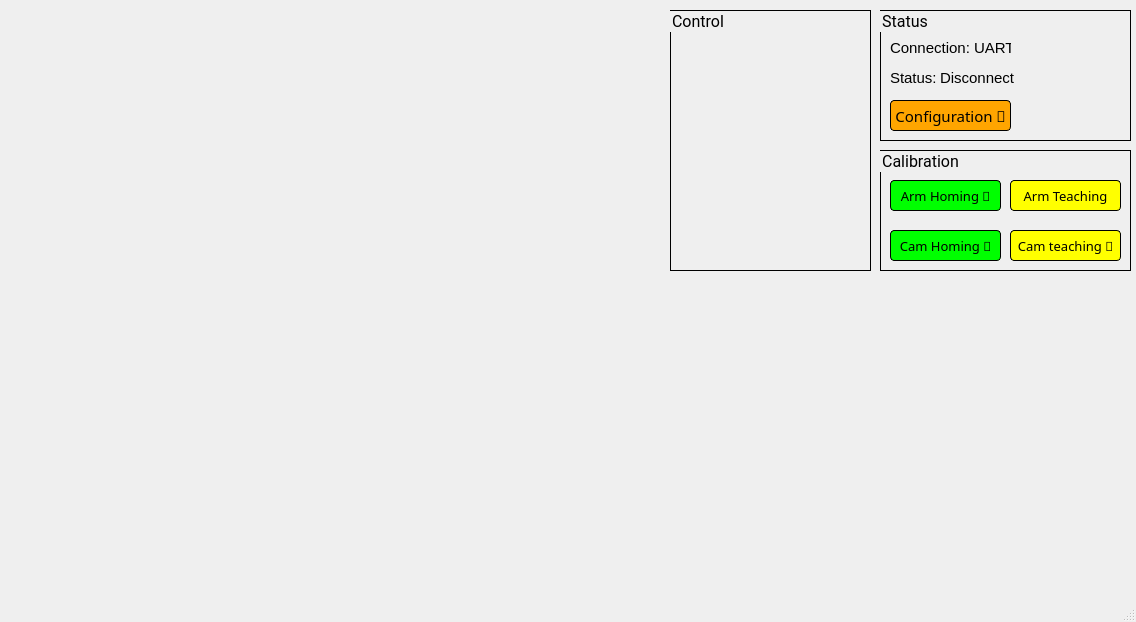
<?xml version="1.0" encoding="UTF-8"?>
<ui version="4.0">
 <class>MainWindow</class>
 <widget class="QMainWindow" name="MainWindow">
  <property name="geometry">
   <rect>
    <x>0</x>
    <y>0</y>
    <width>1136</width>
    <height>622</height>
   </rect>
  </property>
  <property name="windowTitle">
   <string>MainWindow</string>
  </property>
  <widget class="QWidget" name="centralwidget">
   <widget class="QGroupBox" name="statusGB">
    <property name="geometry">
     <rect>
      <x>880</x>
      <y>10</y>
      <width>251</width>
      <height>131</height>
     </rect>
    </property>
    <property name="font">
     <font>
      <family>Roboto</family>
      <pointsize>12</pointsize>
     </font>
    </property>
    <property name="styleSheet">
     <string notr="true">border-style: solid;
border-width: 1px;</string>
    </property>
    <property name="title">
     <string>Status</string>
    </property>
    <widget class="QLabel" name="connectionLbl">
     <property name="geometry">
      <rect>
       <x>10</x>
       <y>30</y>
       <width>121</width>
       <height>16</height>
      </rect>
     </property>
     <property name="font">
      <font>
       <pointsize>11</pointsize>
      </font>
     </property>
     <property name="styleSheet">
      <string notr="true">border-style: none;</string>
     </property>
     <property name="text">
      <string>Connection: UART</string>
     </property>
    </widget>
    <widget class="QLabel" name="label_2">
     <property name="geometry">
      <rect>
       <x>10</x>
       <y>60</y>
       <width>51</width>
       <height>16</height>
      </rect>
     </property>
     <property name="font">
      <font>
       <pointsize>11</pointsize>
      </font>
     </property>
     <property name="styleSheet">
      <string notr="true">border-style: none;</string>
     </property>
     <property name="text">
      <string>Status:</string>
     </property>
    </widget>
    <widget class="QLabel" name="sttLbl">
     <property name="geometry">
      <rect>
       <x>60</x>
       <y>60</y>
       <width>81</width>
       <height>16</height>
      </rect>
     </property>
     <property name="font">
      <font>
       <pointsize>11</pointsize>
      </font>
     </property>
     <property name="styleSheet">
      <string notr="true">border-style: none;</string>
     </property>
     <property name="text">
      <string>Disconnect</string>
     </property>
    </widget>
    <widget class="QPushButton" name="configBtn">
     <property name="geometry">
      <rect>
       <x>10</x>
       <y>90</y>
       <width>121</width>
       <height>31</height>
      </rect>
     </property>
     <property name="font">
      <font>
       <family>Material-Design-Iconic-Font</family>
       <pointsize>11</pointsize>
      </font>
     </property>
     <property name="styleSheet">
      <string notr="true">background-color: orange;
border-style: outset;
border-width: 1px;
border-radius: 4px;
border-color: black;
</string>
     </property>
     <property name="text">
      <string>Configuration </string>
     </property>
    </widget>
   </widget>
   <widget class="QGroupBox" name="calibGB">
    <property name="geometry">
     <rect>
      <x>880</x>
      <y>150</y>
      <width>251</width>
      <height>121</height>
     </rect>
    </property>
    <property name="font">
     <font>
      <family>Roboto</family>
      <pointsize>12</pointsize>
     </font>
    </property>
    <property name="styleSheet">
     <string notr="true">border-style: solid;
border-width: 1px;</string>
    </property>
    <property name="title">
     <string>Calibration</string>
    </property>
    <widget class="QPushButton" name="armHomeBtn">
     <property name="geometry">
      <rect>
       <x>10</x>
       <y>30</y>
       <width>111</width>
       <height>31</height>
      </rect>
     </property>
     <property name="font">
      <font>
       <family>Material-Design-Iconic-Font</family>
       <pointsize>10</pointsize>
      </font>
     </property>
     <property name="styleSheet">
      <string notr="true">background-color: rgb(0, 255, 0);
border-style: outset;
border-width: 1px;
border-radius: 4px;
border-color: black;
</string>
     </property>
     <property name="text">
      <string>Arm Homing </string>
     </property>
    </widget>
    <widget class="QPushButton" name="camHomeBtn">
     <property name="geometry">
      <rect>
       <x>10</x>
       <y>80</y>
       <width>111</width>
       <height>31</height>
      </rect>
     </property>
     <property name="font">
      <font>
       <family>Material-Design-Iconic-Font</family>
       <pointsize>10</pointsize>
      </font>
     </property>
     <property name="styleSheet">
      <string notr="true">background-color: rgb(0, 255, 0);
border-style: outset;
border-width: 1px;
border-radius: 4px;
border-color: black;
</string>
     </property>
     <property name="text">
      <string>Cam Homing </string>
     </property>
    </widget>
    <widget class="QPushButton" name="teachingCamBtn">
     <property name="geometry">
      <rect>
       <x>130</x>
       <y>80</y>
       <width>111</width>
       <height>31</height>
      </rect>
     </property>
     <property name="font">
      <font>
       <family>Material-Design-Iconic-Font</family>
       <pointsize>10</pointsize>
      </font>
     </property>
     <property name="styleSheet">
      <string notr="true">
background-color: rgb(255, 255, 0);
border-style: outset;
border-width: 1px;
border-radius: 4px;
border-color: black;
</string>
     </property>
     <property name="text">
      <string>Cam teaching </string>
     </property>
    </widget>
    <widget class="QPushButton" name="armTestingBtn">
     <property name="geometry">
      <rect>
       <x>130</x>
       <y>30</y>
       <width>111</width>
       <height>31</height>
      </rect>
     </property>
     <property name="font">
      <font>
       <family>Material-Design-Iconic-Font</family>
       <pointsize>10</pointsize>
      </font>
     </property>
     <property name="styleSheet">
      <string notr="true">
background-color: rgb(255, 255, 0);
border-style: outset;
border-width: 1px;
border-radius: 4px;
border-color: black;
</string>
     </property>
     <property name="text">
      <string>Arm Teaching</string>
     </property>
    </widget>
   </widget>
   <widget class="QGroupBox" name="controlGB">
    <property name="geometry">
     <rect>
      <x>670</x>
      <y>10</y>
      <width>201</width>
      <height>261</height>
     </rect>
    </property>
    <property name="font">
     <font>
      <family>Roboto</family>
      <pointsize>12</pointsize>
     </font>
    </property>
    <property name="styleSheet">
     <string notr="true">border-style: solid;
border-width: 1px;</string>
    </property>
    <property name="title">
     <string>Control</string>
    </property>
   </widget>
  </widget>
  <widget class="QMenuBar" name="menubar">
   <property name="geometry">
    <rect>
     <x>0</x>
     <y>0</y>
     <width>1136</width>
     <height>21</height>
    </rect>
   </property>
  </widget>
  <widget class="QStatusBar" name="statusbar"/>
 </widget>
 <resources/>
 <connections/>
</ui>
